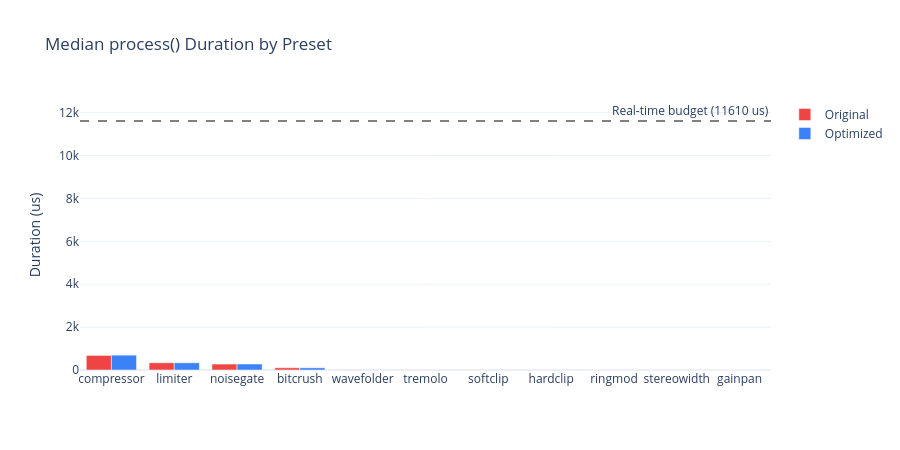
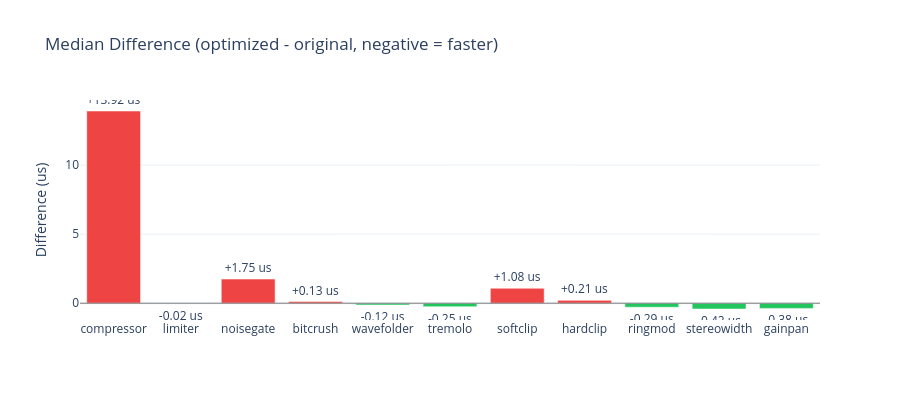
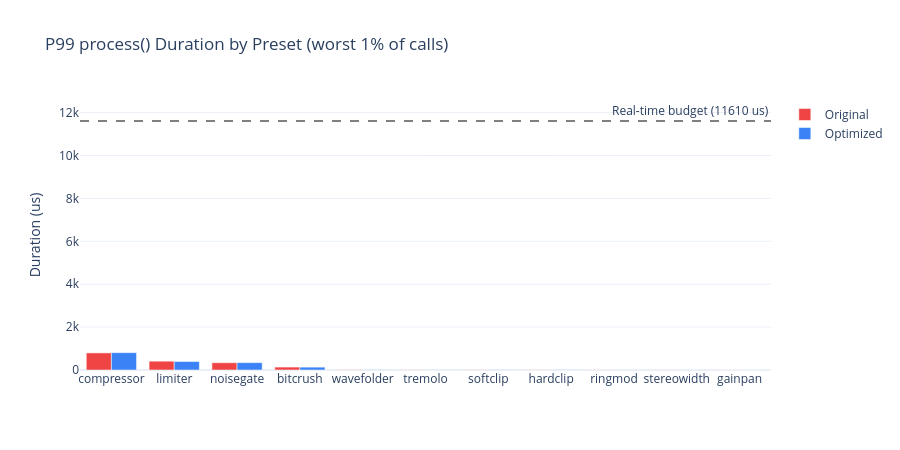
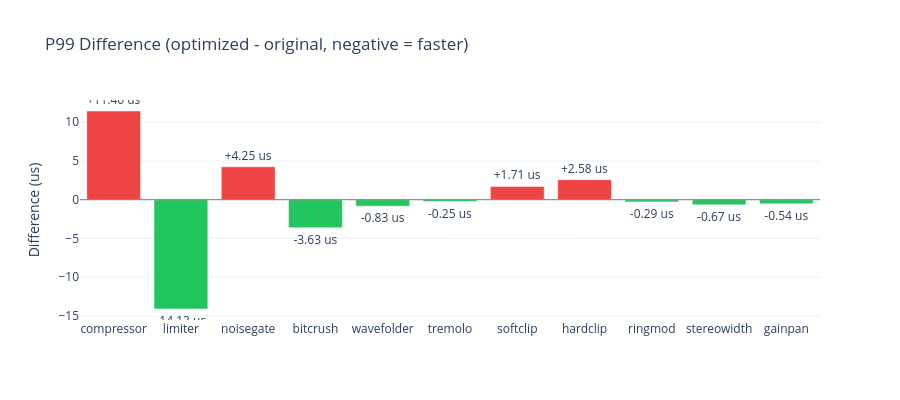

These figures' notebook cell, in order:
### Code cell
# Combined overlay: all presets, original vs optimized medians
names = [r["name"] for r in rows]
old_meds = [r["old_med"] for r in rows]
new_meds = [r["new_med"] for r in rows]

fig = go.Figure()
fig.add_trace(go.Bar(x=names, y=old_meds, name="Original", marker_color="#ef4444"))
fig.add_trace(go.Bar(x=names, y=new_meds, name="Optimized", marker_color="#3b82f6"))
fig.add_hline(y=BUDGET_US, line_dash="dash", line_color="gray",
              annotation_text=f"Real-time budget ({BUDGET_US:.0f} us)")

fig.update_layout(
    title="Median process() Duration by Preset",
    yaxis_title="Duration (us)",
    barmode="group",
    template="plotly_white",
    height=450,
)
fig.show()

# Median difference
med_diffs = [new - old for old, new in zip(old_meds, new_meds)]
med_colors = ["#22c55e" if d < 0 else "#ef4444" for d in med_diffs]

fig_diff = go.Figure()
fig_diff.add_trace(go.Bar(
    x=names, y=med_diffs,
    marker_color=med_colors,
    text=[f"{d:+.2f} us" for d in med_diffs],
    textposition="outside",
))
fig_diff.add_hline(y=0, line_color="gray", line_width=1)
fig_diff.update_layout(
    title="Median Difference (optimized - original, negative = faster)",
    yaxis_title="Difference (us)",
    template="plotly_white",
    height=400,
    showlegend=False,
)
fig_diff.show()

# P99 comparison
old_p99s = [r["old_p99"] for r in rows]
new_p99s = [r["new_p99"] for r in rows]

fig2 = go.Figure()
fig2.add_trace(go.Bar(x=names, y=old_p99s, name="Original", marker_color="#ef4444"))
fig2.add_trace(go.Bar(x=names, y=new_p99s, name="Optimized", marker_color="#3b82f6"))
fig2.add_hline(y=BUDGET_US, line_dash="dash", line_color="gray",
               annotation_text=f"Real-time budget ({BUDGET_US:.0f} us)")

fig2.update_layout(
    title="P99 process() Duration by Preset (worst 1% of calls)",
    yaxis_title="Duration (us)",
    barmode="group",
    template="plotly_white",
    height=450,
)
fig2.show()

# P99 difference
p99_diffs = [new - old for old, new in zip(old_p99s, new_p99s)]
p99_colors = ["#22c55e" if d < 0 else "#ef4444" for d in p99_diffs]

fig2_diff = go.Figure()
fig2_diff.add_trace(go.Bar(
    x=names, y=p99_diffs,
    marker_color=p99_colors,
    text=[f"{d:+.2f} us" for d in p99_diffs],
    textposition="outside",
))
fig2_diff.add_hline(y=0, line_color="gray", line_width=1)
fig2_diff.update_layout(
    title="P99 Difference (optimized - original, negative = faster)",
    yaxis_title="Difference (us)",
    template="plotly_white",
    height=400,
    showlegend=False,
)
fig2_diff.show()

### Figure 1 — Plotly figure (JSON) as saved in the notebook; plotly's stock layout.template omitted (floating-point values rounded to 4 significant figures)
{"data": [{"marker": {"color": "#ef4444"}, "name": "Original", "type": "bar", "x": ["compressor", "limiter", "noisegate", "bitcrush", "wavefolder", "tremolo", "softclip", "hardclip", "ringmod", "stereowidth", "gainpan"], "y": [679.4, 336.5, 277.2, 103.0, 10.0, 6.792, 6.125, 5.625, 5.083, 3.917, 2.083]}, {"marker": {"color": "#3b82f6"}, "name": "Optimized", "type": "bar", "x": ["compressor", "limiter", "noisegate", "bitcrush", "wavefolder", "tremolo", "softclip", "hardclip", "ringmod", "stereowidth", "gainpan"], "y": [693.3, 336.5, 279.0, 103.2, 9.875, 6.541, 7.208, 5.833, 4.792, 3.5, 1.708]}], "layout": {"annotations": [{"showarrow": false, "text": "Real-time budget (11610 us)", "x": 1, "xanchor": "right", "xref": "x domain", "y": 11610.0, "yanchor": "bottom", "yref": "y"}], "barmode": "group", "height": 450, "shapes": [{"line": {"color": "gray", "dash": "dash"}, "type": "line", "x0": 0, "x1": 1, "xref": "x domain", "y0": 11610.0, "y1": 11610.0, "yref": "y"}], "title": {"text": "Median process() Duration by Preset"}, "yaxis": {"title": {"text": "Duration (us)"}}}}

### Figure 2 — Plotly figure (JSON) as saved in the notebook; plotly's stock layout.template omitted (floating-point values rounded to 4 significant figures)
{"data": [{"marker": {"color": ["#ef4444", "#22c55e", "#ef4444", "#ef4444", "#22c55e", "#22c55e", "#ef4444", "#ef4444", "#22c55e", "#22c55e", "#22c55e"]}, "text": ["+13.92 us", "-0.02 us", "+1.75 us", "+0.13 us", "-0.12 us", "-0.25 us", "+1.08 us", "+0.21 us", "-0.29 us", "-0.42 us", "-0.38 us"], "textposition": "outside", "type": "bar", "x": ["compressor", "limiter", "noisegate", "bitcrush", "wavefolder", "tremolo", "softclip", "hardclip", "ringmod", "stereowidth", "gainpan"], "y": [13.92, -0.0215, 1.75, 0.126, -0.125, -0.251, 1.083, 0.208, -0.291, -0.417, -0.375]}], "layout": {"height": 400, "shapes": [{"line": {"color": "gray", "width": 1}, "type": "line", "x0": 0, "x1": 1, "xref": "x domain", "y0": 0, "y1": 0, "yref": "y"}], "showlegend": false, "title": {"text": "Median Difference (optimized - original, negative = faster)"}, "yaxis": {"title": {"text": "Difference (us)"}}}}

### Figure 3 — Plotly figure (JSON) as saved in the notebook; plotly's stock layout.template omitted (floating-point values rounded to 4 significant figures)
{"data": [{"marker": {"color": "#ef4444"}, "name": "Original", "type": "bar", "x": ["compressor", "limiter", "noisegate", "bitcrush", "wavefolder", "tremolo", "softclip", "hardclip", "ringmod", "stereowidth", "gainpan"], "y": [797.7, 410.6, 338.8, 136.5, 13.54, 8.709, 9.5, 7.542, 6.708, 5.125, 2.834]}, {"marker": {"color": "#3b82f6"}, "name": "Optimized", "type": "bar", "x": ["compressor", "limiter", "noisegate", "bitcrush", "wavefolder", "tremolo", "softclip", "hardclip", "ringmod", "stereowidth", "gainpan"], "y": [809.1, 396.5, 343.0, 132.9, 12.71, 8.459, 11.21, 10.13, 6.417, 4.458, 2.292]}], "layout": {"annotations": [{"showarrow": false, "text": "Real-time budget (11610 us)", "x": 1, "xanchor": "right", "xref": "x domain", "y": 11610.0, "yanchor": "bottom", "yref": "y"}], "barmode": "group", "height": 450, "shapes": [{"line": {"color": "gray", "dash": "dash"}, "type": "line", "x0": 0, "x1": 1, "xref": "x domain", "y0": 11610.0, "y1": 11610.0, "yref": "y"}], "title": {"text": "P99 process() Duration by Preset (worst 1% of calls)"}, "yaxis": {"title": {"text": "Duration (us)"}}}}

### Figure 4 — Plotly figure (JSON) as saved in the notebook; plotly's stock layout.template omitted (floating-point values rounded to 4 significant figures)
{"data": [{"marker": {"color": ["#ef4444", "#22c55e", "#ef4444", "#22c55e", "#22c55e", "#22c55e", "#ef4444", "#ef4444", "#22c55e", "#22c55e", "#22c55e"]}, "text": ["+11.46 us", "-14.13 us", "+4.25 us", "-3.63 us", "-0.83 us", "-0.25 us", "+1.71 us", "+2.58 us", "-0.29 us", "-0.67 us", "-0.54 us"], "textposition": "outside", "type": "bar", "x": ["compressor", "limiter", "noisegate", "bitcrush", "wavefolder", "tremolo", "softclip", "hardclip", "ringmod", "stereowidth", "gainpan"], "y": [11.46, -14.13, 4.252, -3.627, -0.834, -0.2504, 1.708, 2.583, -0.291, -0.667, -0.542]}], "layout": {"height": 400, "shapes": [{"line": {"color": "gray", "width": 1}, "type": "line", "x0": 0, "x1": 1, "xref": "x domain", "y0": 0, "y1": 0, "yref": "y"}], "showlegend": false, "title": {"text": "P99 Difference (optimized - original, negative = faster)"}, "yaxis": {"title": {"text": "Difference (us)"}}}}
